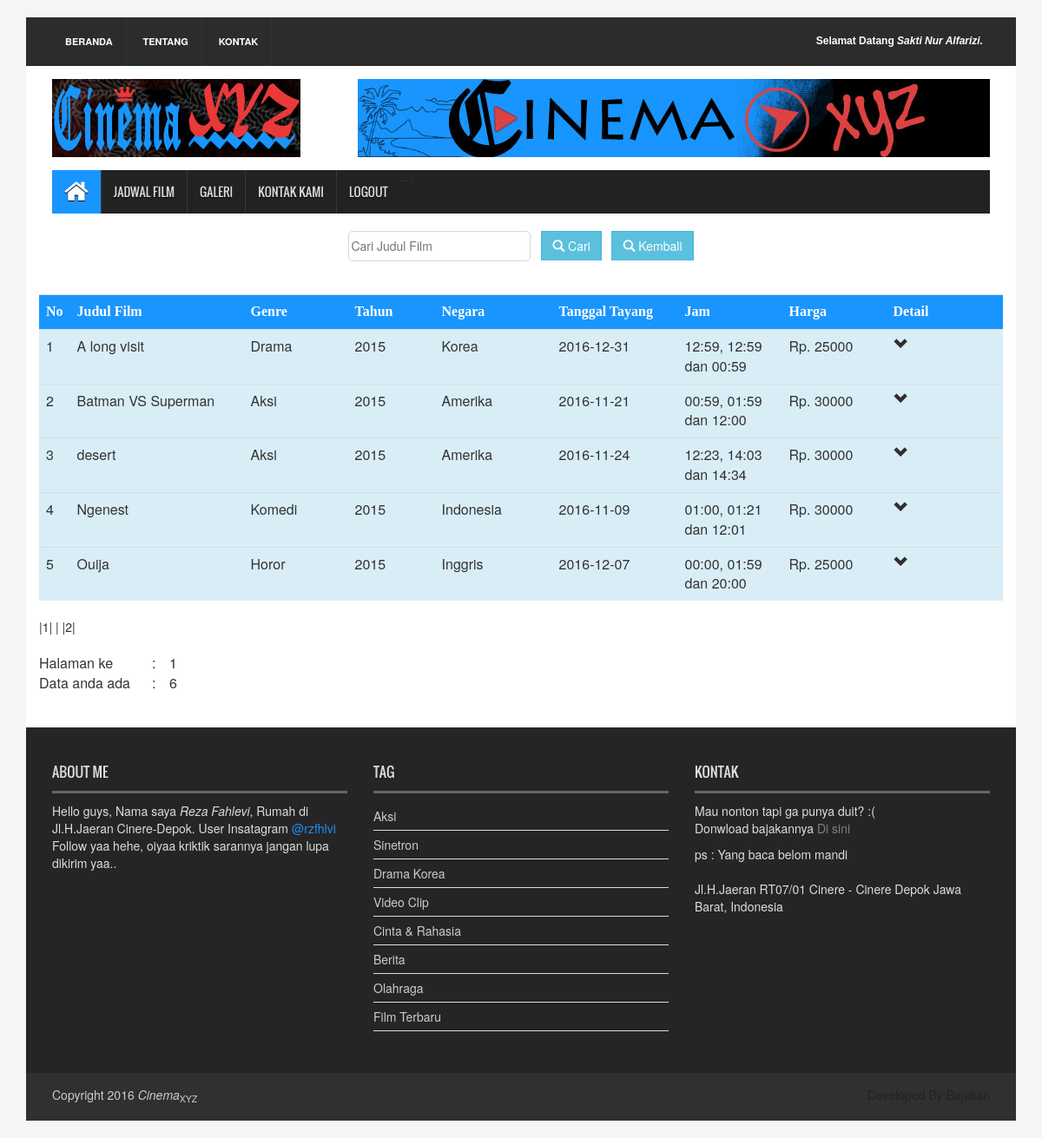
Screenshot of /index.php?page=jadwal (signed in) with the database file from the repository.
### tables this page shows
CREATE TABLE `tb_jadwal` (
  `id_jadwal` int(11) NOT NULL AUTO_INCREMENT,
  `tgl_tayang` date DEFAULT NULL,
  `jam` varchar(40) DEFAULT NULL,
  `kode` varchar(12) DEFAULT NULL,
  `username` varchar(40) DEFAULT NULL,
  PRIMARY KEY (`id_jadwal`)
);

CREATE TABLE `tb_film` (
  `kode` varchar(12) NOT NULL DEFAULT '',
  `judul` varchar(40) NOT NULL DEFAULT '',
  `sinopsis` text,
  `cover` varchar(100) DEFAULT NULL,
  `id_tahun` int(11) DEFAULT NULL,
  `id_negara` int(11) DEFAULT NULL,
  `id_genre` int(11) DEFAULT NULL,
  `id_harga` int(11) DEFAULT NULL,
  PRIMARY KEY (`kode`)
);

CREATE TABLE `tb_genre` (
  `id_genre` int(11) NOT NULL AUTO_INCREMENT,
  `genre` varchar(40) DEFAULT '',
  PRIMARY KEY (`id_genre`)
);

CREATE TABLE `tb_tahun` (
  `id_tahun` int(11) NOT NULL AUTO_INCREMENT,
  `tahun` year(4) NOT NULL DEFAULT '2016',
  PRIMARY KEY (`id_tahun`)
);

CREATE TABLE `tb_negara` (
  `id_negara` int(11) NOT NULL AUTO_INCREMENT,
  `negara` varchar(40) NOT NULL DEFAULT '',
  PRIMARY KEY (`id_negara`)
);

CREATE TABLE `tb_harga` (
  `id_harga` int(11) NOT NULL AUTO_INCREMENT,
  `harga` double DEFAULT NULL,
  PRIMARY KEY (`id_harga`)
);

### tables/jadwal.php (the view, shortened to what this page needs)
<?php
function tampilHalamann($tabel, $limit)
{
	include ('config/koneksi.php');
	$url=$_GET['page']="jadwal";
	$sql="SELECT COUNT(*) AS total FROM $tabel";
	$aksiQuery = $conn->query($sql);
	$hasil = mysqli_fetch_array($aksiQuery);
	$totalData = $hasil['total'];
	$totalHal = ceil($totalData / $limit);
	$hal = 1;
		while ($hal <= $totalHal)
		{
			echo '<a class="fancybox-next" href="?page='.$url.'&hal='.$hal.'">'.'|'.$hal.'|'.'</a>';
				if ($hal < $totalHal)
					echo " | ";
					$hal++;
		}
}
function aambilData($tabel, $join, $pk, $lagi, $fk, $joinlagi, $pkjl, $jl, $pl, $jlnih, $plpl, $urut, $hal=1, $limit)
{ include ('config/koneksi.php');
  $dataTable=array();
  $startRow=($hal-1) * $limit;
  $sql="SELECT * FROM $tabel a INNER JOIN $join b ON a.$pk = b.$pk INNER JOIN $lagi c ON b.$fk = c.$fk INNER JOIN $joinlagi d ON b.$pkjl = d.$pkjl INNER JOIN $jl e ON b.$pl = e.$pl INNER JOIN $jlnih f ON b.$plpl = f.$plpl ORDER BY b.$urut LIMIT $startRow, $limit";
  $query=mysqli_query($conn,$sql);
while ($data=mysqli_fetch_array($query))
	array_push($dataTable,$data);
return $dataTable;
}
?>
<section id="contentSection">
	<div class="row">
<form method="POST"><center>
	<input type="text" name="cari-judul" style=" width: 210px; height: 35px; border-radius: 5px; border:1px solid #d7d7d7;" placeholder="Cari Judul Film" id="myInput" onkeyup="myFunction()">&nbsp&nbsp
	<button name="cari" class="btn btn-info" style=""><i class="glyphicon glyphicon-search"></i> Cari</button>&nbsp&nbsp
	<button class="btn btn-info" type="back" name="back" title="kembali" onclick="history.go(-1)"><i class="glyphicon glyphicon-search"></i> Kembali</button>
		</center>
</form>
		<br>
<table class="table table-hover" id='myTable'>
	<tr style="background:#1995ff; color:white; font-family: Comic Sans MS">
		<th width="8">No</th>
		<th width="200">Judul Film</th>
		<th width="120">Genre</th>
		<th width="100">Tahun</th>
		<th width="135">Negara</th>
		<th width="145">Tanggal Tayang</th>
		<th width="120">Jam</th>
		<th width="120">Harga</th>
		<th>Detail</th>
	</tr>
<?php
	if(isset($_POST['cari'])){
		$no=0;
		$judul=$_POST['cari-judul'];
		$kode=$_POST['cari-judul'];
		$sql=$conn->query("SELECT * FROM tb_jadwal a INNER JOIN tb_film b ON a.kode = b.kode INNER JOIN tb_tahun c ON b.id_tahun = c.id_tahun INNER JOIN tb_negara d ON b.id_negara = d.id_negara INNER JOIN tb_genre e ON b.id_genre = e.id_genre INNER JOIN tb_harga f ON b.id_harga = f.id_harga WHERE b.judul LIKE '%$judul%' OR b.kode LIKE '%$kode%'");
		while($row=$sql->fetch_assoc()){
		$no++;
?>
	<tr class="info">
		<td><?php echo $no ?></td>
		<td><?php echo $row['judul'] ?></td>
		<td><?php echo $row['genre'] ?></td>
		<td><?php echo $row['tahun'] ?></td>
		<td><?php echo $row['negara'] ?></td>
		<td><?php echo $row['tgl_tayang'] ?></td>
		<td><?php echo $row['jam'] ?></td>
		<td><?php echo "Rp. ".$row['harga'] ?></td>
		<td><a href="?detail=<?php echo $row['kode']; ?>"><i class="glyphicon glyphicon-chevron-down"></i></a></td>
	</tr>
<?php } ?>
</table>
<br><br>
<?php
	}
	 else{
	    $no=0;
	    $hal=1;
	    $perHalaman=5;
	    $dataTable = aambilData('tb_jadwal', 'tb_film', 'kode', 'tb_tahun', 'id_tahun', 'tb_negara', 'id_negara', 'tb_genre', 'id_genre', 'tb_harga', 'id_harga', 'judul', $hal, $perHalaman);
	    foreach ($dataTable as $row){
	       $no++;
	?>
	<tr class="info">
		<td><?php echo $no ?></td>
		<td><?php echo $row['judul'] ?></td>
		<td><?php echo $row['genre'] ?></td>
		<td><?php echo $row['tahun'] ?></td>
		<td><?php echo $row['negara'] ?></td>
		<td><?php echo $row['tgl_tayang'] ?></td>
		<td><?php echo $row['jam'] ?></td>
		<td><?php echo "Rp. ".$row['harga'] ?></td>
		<td><a href="?detail=<?php echo $row['kode']; ?>"><i class="glyphicon glyphicon-chevron-down"></i></a></td>
	</tr>
<?php }  echo "</table";?>
	<?php
	   echo "<br>";
	   echo tampilHalamann('tb_film',$perHalaman);
	   echo "<br><br><table>
	   			<tr>
					<td width='130'>Halaman ke</td>
					<td width='20'> : </td>
					<td>".$hal."</td>
				</tr>";
	   $totalData = $conn->query("SELECT COUNT(*) AS total FROM tb_film")->fetch_array();
	   echo "	<tr>
	   				<td>Data anda ada</td>
	   				<td> : </td>
	   				<td>".$totalData['total']."</td>
	   			</tr>
	   		</table>";
	   	}
	 ?>
	 	<br><br>
	</div>
</section>

### assets/css/style.css (style rules this page uses)
body { background:#f5f5f5 }
a { text-decoration:none; color:#2f2f2f }
.btn { border-radius:0; margin-bottom:5px; -webkit-transition:all 0.5s; -o-transition:all 0.5s; transition:all 0.5s }
#contentSection { float:left; display:inline; width:100%; background-color:#fff; padding:0 30px }

### rows the page displays
tb_jadwal: tb_film.judul "A long visit", tb_genre.genre "Drama", tb_tahun.tahun "2015", tb_negara.negara "Korea", tgl_tayang "2016-12-31", jam "12:59, 12:59 dan 00:59", tb_harga.harga "25000"
tb_jadwal: tb_film.judul "Batman VS Superman", tb_genre.genre "Aksi", tb_tahun.tahun "2015", tb_negara.negara "Amerika", tgl_tayang "2016-11-21", jam "00:59, 01:59 dan 12:00", tb_harga.harga "30000"
tb_jadwal: tb_film.judul "desert", tb_genre.genre "Aksi", tb_tahun.tahun "2015", tb_negara.negara "Amerika", tgl_tayang "2016-11-24", jam "12:23, 14:03 dan 14:34", tb_harga.harga "30000"
tb_jadwal: tb_film.judul "Ngenest", tb_genre.genre "Komedi", tb_tahun.tahun "2015", tb_negara.negara "Indonesia", tgl_tayang "2016-11-09", jam "01:00, 01:21 dan 12:01", tb_harga.harga "30000"
tb_jadwal: tb_film.judul "Ouija", tb_genre.genre "Horor", tb_tahun.tahun "2015", tb_negara.negara "Inggris", tgl_tayang "2016-12-07", jam "00:00, 01:59 dan 20:00", tb_harga.harga "25000"

### other values shown
$_SESSION['nama'] "Sakti Nur Alfarizi"
$hal "1"
$totalData['total'] "6"
